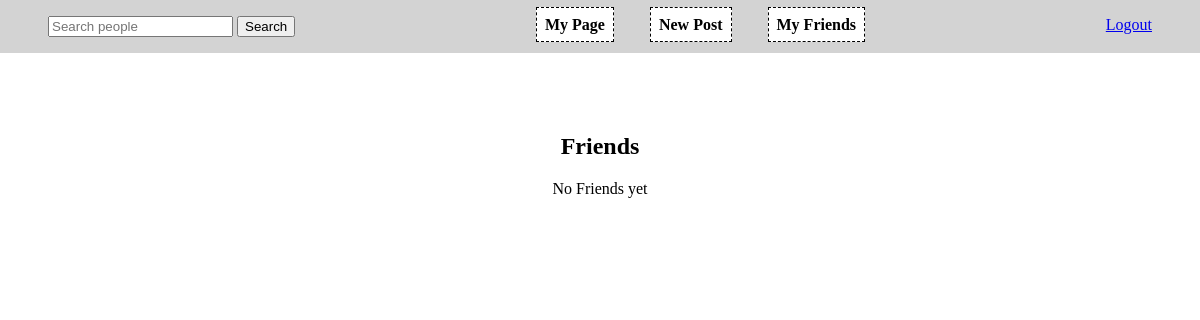
The page /friends (signed in) on the database as committed earlier.
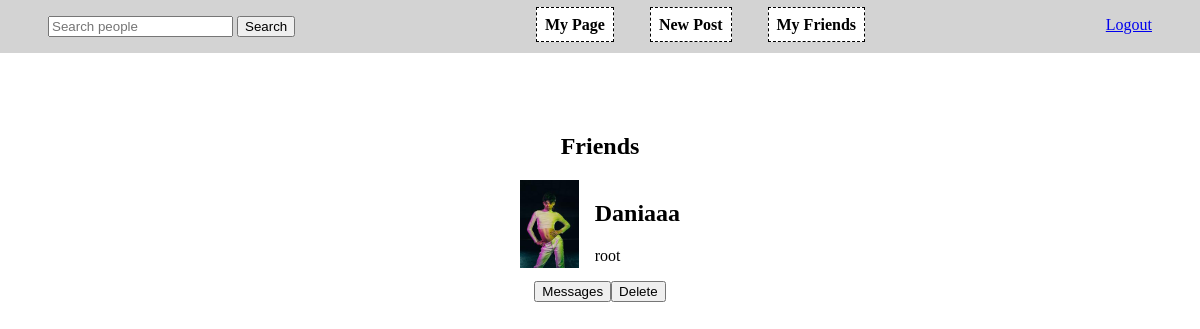
The same page on the database as committed later.
### social_network/models.py (models this page shows, shortened)
class User(db.Model, UserMixin):
    id = db.Column(db.Integer, primary_key=True)
    username = db.Column(db.String(32), unique=True, nullable=False)
    password = db.Column(db.String(64), nullable=False)
    image_file = db.Column(db.String(32), nullable=False,
                           default="default_profile.jpg")
    name = db.Column(db.String(64), nullable=False)
    gender = db.Column(
        db.Boolean(), nullable=False)
    city = db.Column(db.String(32), nullable=False)
    born = db.Column(
        db.Integer)
    posts = db.relationship("Post", backref="author")
    friendship = db.relationship(
        "Friendship", foreign_keys='Friendship.user1_id', backref="friend")
    friendship = db.relationship(
        "Friendship", foreign_keys='Friendship.user2_id', backref="friend")

### social_network/main/routes.py (the view)
@main.route("/friends")
@login_required
def friends():
    friends = User.query.filter(
        User.id != current_user.id
    ).filter(
        or_(User.id == Friendship.user1_id,
            User.id == Friendship.user2_id)
    ).filter(
        or_(Friendship.user1_id == current_user.id,
            Friendship.user2_id == current_user.id)
    ).all()
    return render_template("main/user_list.html", users=friends, f=None)

### social_network/models.py (called while the page is built)
@login_manager.user_loader
def load_user(user_id):
    return User.query.get(int(user_id))

### social_network/templates/main/user_list.html (shortened to what this page needs)
{% extends 'layout.html' %}  {% block content %}
<section>
    <h1>{% if f == None %} Friends {% else %} Search {% endif %}</h1>
    {% if users %} {% for user in users %}
    <div style="margin-bottom: 3em;">
        <div class="info" onclick="location.href='/{{ user.username }}'">
            <img src="../../static/img/{{ user.image_file }}" style="height: 5.5em;">
            <div class="infofiels">
                <h2>{{ user.name }}</h2>
                <p>{{ user.username }}</p>
            </div>
        </div>
        <div class="info">
            <button onclick="location.href='/chat/{{ user.username }}'">Messages</button> {% if f == None or f[user.id] %}
            <button onclick="delFriend({{ user.id }})">Delete</button> {% else %}
            <button onclick="addFriend({{ user.id }})">Add</button> {% endif %}
        </div>
    </div>
    {% endfor %} {% else %}
    <p>
        No {% if f == None %} Friends yet {% else %} Search Results {% endif %}
    </p>
    {% endif %}
</section>
{% endblock content %}

### social_network/templates/layout.html (shortened to what this page needs)
<!DOCTYPE html>
<html>
<head>
    <link rel="stylesheet" type="text/css" href="{{ url_for('static', filename = 'main.css') }}">
</head>
<body>
    <nav>
        <form action="/search" method="post">
            <input type="search" name="search" placeholder="Search people" aria-label="Search" required>
            <input type="submit" value="Search">
        </form>
        <div>
            <a class="btn" href="{{ url_for('main.profile') }}">My Page</a>
            <a class="btn" href="{{ url_for('main.newpost') }}">New Post</a>
            <a class="btn" href="{{ url_for('main.friends') }}">My Friends</a>
        </div>
        <div>
            {% if current_user.is_authenticated %}
            <a href="{{ url_for('users.logout') }}">Logout</a> {% else %}
            <a href="{{ url_for('users.login') }}">Login</a>
            <a href="{{ url_for('users.register') }}">Register</a> {% endif %}
        </div>
    </nav>
    <div id="content">
        {% block content %} {% endblock content%}
    </div>
</body>
</html>

### social_network/static/main.css (style rules this page uses)
body { margin: 0; padding: 0; }
nav { display: flex; justify-content: space-between; padding: 1em 3em; background-color: lightgrey; margin-bottom: 5em; }
.btn { font-weight: bold; text-decoration: none; color: black; background-color: white; padding: 0.5em; margin: 1em; border: 0.1em dashed black; }
.info { display: flex; justify-content: center; }
.infofiels { padding-left: 1em; text-align: left; }
form { text-align: center; }
section { margin: 3em 0; text-align: center; }

Rows that differ between the two databases and show on the page:
added User: image_file (picture), name "Daniaaa", username "root"
Other text that changed with them:
text no longer shown: "No Friends yet"
